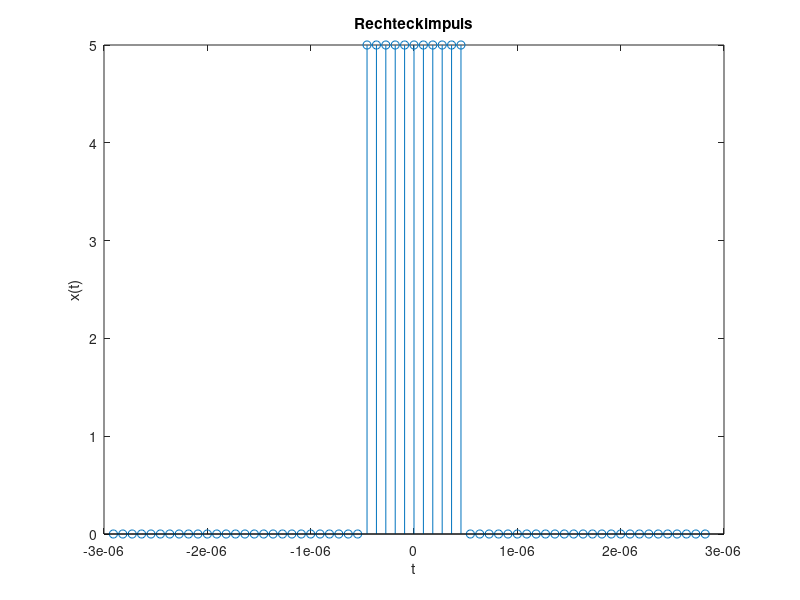
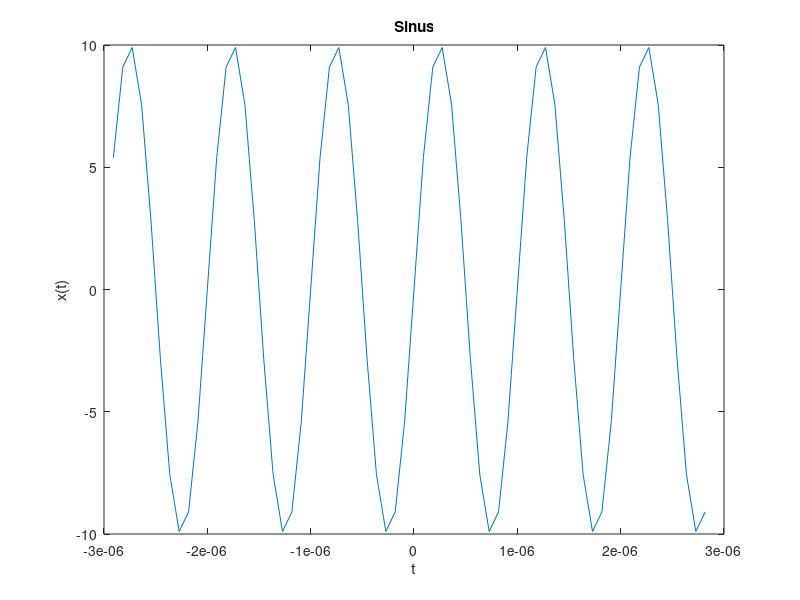
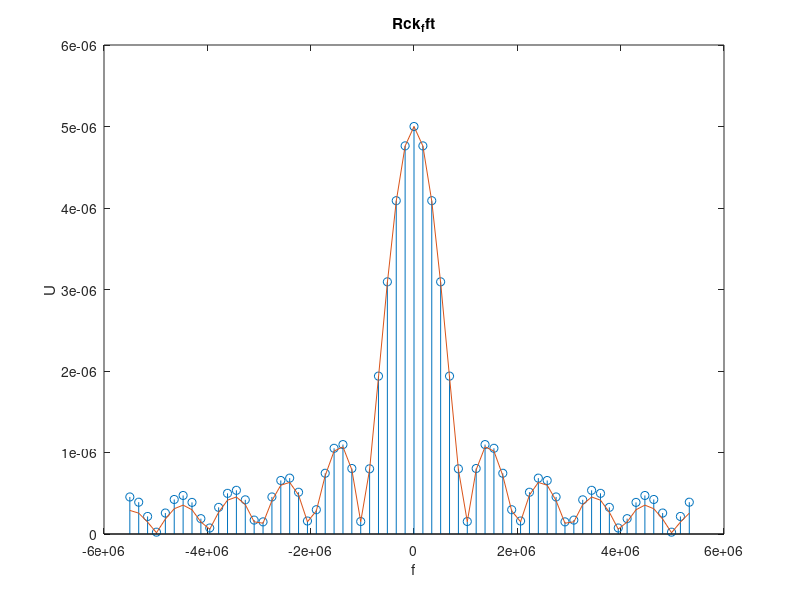

Here is the MATLAB script that generated these plots, in order: (Note: this script raises an error after producing the figures.)
close all;
clear all;

U0=5
Ts= 1e-6
fa = 11e6
fs=1/Ts
len = 64

border = (len)/fa/2


t = linspace(-border,border-(1/fa),len)
f= -(fa/2):(fa/(len)):(fa/2-(fa/(len)))
y = 10*sin(2*pi*fs*t) %als control
Rck = zeros(1,len)
% Rck(1,ceil(len*(1/4)):ceil(len*(3/4)))=U0
Rck(1,33-floor(0.5e-6*fa):33+floor(0.5e-6*fa))=U0
%Rck= ifftshift(Rck)

figure(1)
stem(t,Rck)
title('Rechteckimpuls')
xlabel('t')
ylabel('x(t)')


figure(2)
plot(t,y)
title('Sinus')
xlabel('t')
ylabel('x(t)')

Rck_fft = fftshift((fft(Rck))) /fa

Rck_theo = U0*Ts*sinc(Ts*f)


figure(3)
stem(f,abs(Rck_fft))
hold on
plot(f,abs(Rck_theo))
title('Rck_fft')
xlabel('f')
ylabel('U')


fg=0.8e6

Spr = heaviside(t);
ge = (2*pi*fg*exp(-t*(2*pi*fg))) .* Spr
ge((length(ge)/2)+1)= (2*pi*fg*exp(0*(2*pi*fg)))
ge = ge./fa
Ge = 1./(1+(1i*(f/fg)));

figure(5)
plot(f,Ge)
title('Ge_fft')
xlabel('f')
ylabel('U')

figure(6)
plot(t,ge)
title('ge')
ylabel('x(t)')
xlabel('t')


emp = (conv(ge,Rck,"same"))./sum(ge)
figure(7)
plot(t,emp)
title('Empfangsgrundimpuls Faltung')
ylabel('xe(t)')
xlabel('t')


spk_f = Rck_fft .* Ge

figure(9)
plot(f,abs(spk_f))
emp_f = ifft(spk_f)*fa
title('spk_f')
ylabel('U')
xlabel('f')

figure(8)
plot(t,abs(emp_f))
title('Empfangsgrundimpuls ifft')
ylabel('xe(t)')
xlabel('t')




